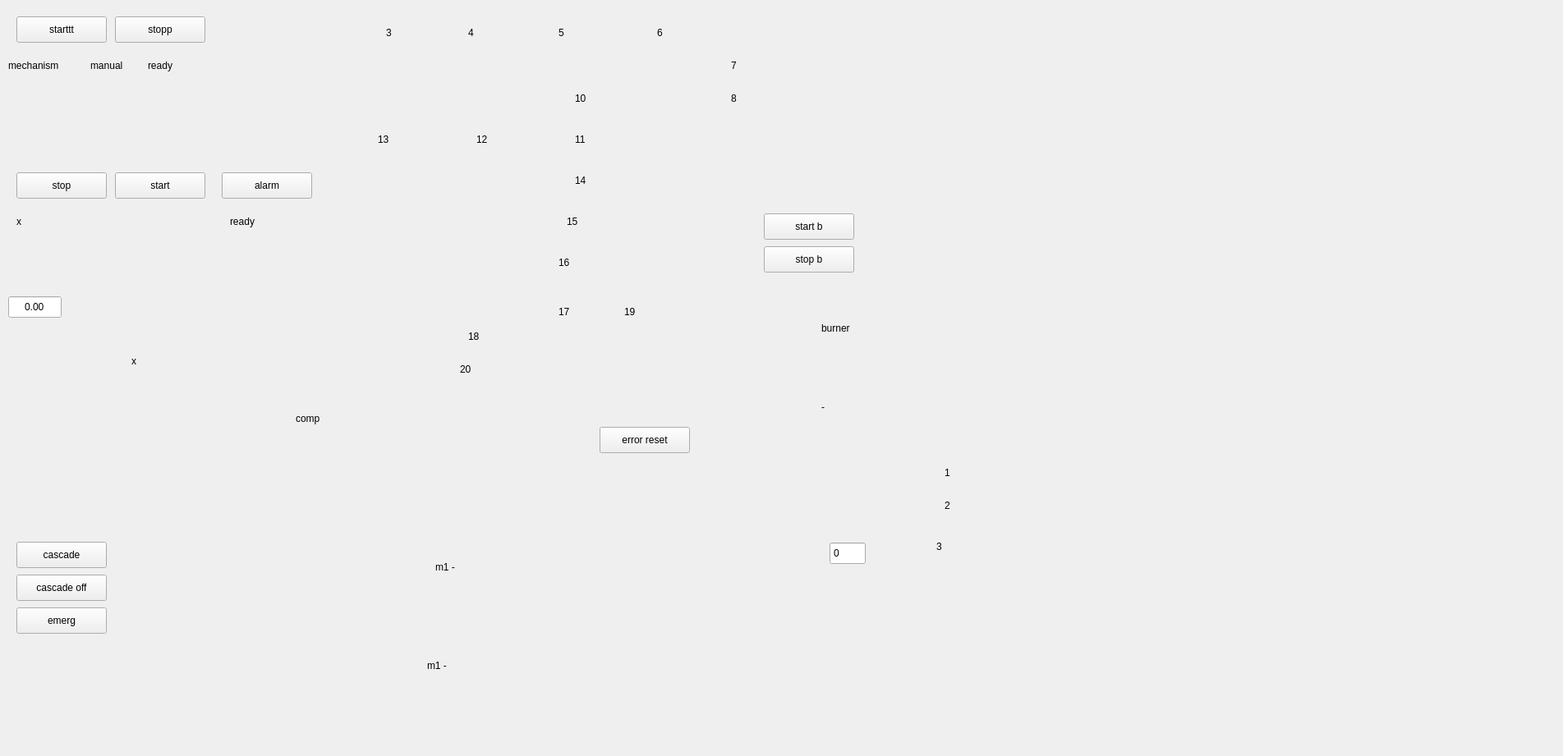
<?xml version="1.0" encoding="UTF-8"?>
<ui version="4.0">
 <class>MainWindow</class>
 <widget class="QMainWindow" name="MainWindow">
  <property name="geometry">
   <rect>
    <x>0</x>
    <y>0</y>
    <width>1903</width>
    <height>921</height>
   </rect>
  </property>
  <property name="windowTitle">
   <string>MainWindow</string>
  </property>
  <property name="styleSheet">
   <string notr="true">QPushButton {
    width: 108px;
    height: 30px;
    min-width: 108px;
    min-height: 30px;
    max-width: 108px;
    max-height: 30px;
    qproperty-sizePolicy: &quot;Fixed&quot;;
}
QPushButton:pressed[style=&quot;start&quot;]
{
	background-color: green;
}
QPushButton:pressed[style=&quot;stop&quot;]
{
	background-color: red;
}
QPushButton[style=&quot;start&quot;] {
	background-color: red;
}</string>
  </property>
  <widget class="QWidget" name="centralwidget">
   <widget class="Animation" name="animation_9">
    <property name="geometry">
     <rect>
      <x>10</x>
      <y>290</y>
      <width>392</width>
      <height>54</height>
     </rect>
    </property>
    <property name="source">
     <url>
      <string>file:///home/ainur/Documents/DEMO/img/images/conveyor.mng</string>
     </url>
    </property>
    <property name="running">
     <bool>false</bool>
    </property>
   </widget>
   <widget class="QPushButton" name="pushButton">
    <property name="geometry">
     <rect>
      <x>20</x>
      <y>210</y>
      <width>110</width>
      <height>32</height>
     </rect>
    </property>
    <property name="text">
     <string>stop</string>
    </property>
   </widget>
   <widget class="QPushButton" name="pushButton_2">
    <property name="geometry">
     <rect>
      <x>140</x>
      <y>210</y>
      <width>110</width>
      <height>32</height>
     </rect>
    </property>
    <property name="text">
     <string>start</string>
    </property>
   </widget>
   <widget class="QPushButton" name="pushButton_3">
    <property name="geometry">
     <rect>
      <x>270</x>
      <y>210</y>
      <width>110</width>
      <height>32</height>
     </rect>
    </property>
    <property name="text">
     <string>alarm</string>
    </property>
    <property name="rsn" stdset="0">
     <number>0</number>
    </property>
   </widget>
   <widget class="QLabel" name="label">
    <property name="geometry">
     <rect>
      <x>20</x>
      <y>260</y>
      <width>66</width>
      <height>19</height>
     </rect>
    </property>
    <property name="text">
     <string>x</string>
    </property>
   </widget>
   <widget class="QLabel" name="label_2">
    <property name="geometry">
     <rect>
      <x>10</x>
      <y>70</y>
      <width>91</width>
      <height>19</height>
     </rect>
    </property>
    <property name="text">
     <string>mechanism</string>
    </property>
   </widget>
   <widget class="QPushButton" name="pushButton_4">
    <property name="geometry">
     <rect>
      <x>20</x>
      <y>20</y>
      <width>110</width>
      <height>32</height>
     </rect>
    </property>
    <property name="text">
     <string>starttt</string>
    </property>
   </widget>
   <widget class="QPushButton" name="pushButton_5">
    <property name="geometry">
     <rect>
      <x>140</x>
      <y>20</y>
      <width>110</width>
      <height>32</height>
     </rect>
    </property>
    <property name="text">
     <string>stopp</string>
    </property>
   </widget>
   <widget class="QLabel" name="label_3">
    <property name="geometry">
     <rect>
      <x>110</x>
      <y>70</y>
      <width>66</width>
      <height>19</height>
     </rect>
    </property>
    <property name="text">
     <string>manual</string>
    </property>
   </widget>
   <widget class="QLabel" name="label_4">
    <property name="geometry">
     <rect>
      <x>280</x>
      <y>260</y>
      <width>66</width>
      <height>19</height>
     </rect>
    </property>
    <property name="text">
     <string>ready</string>
    </property>
   </widget>
   <widget class="QLabel" name="label_5">
    <property name="geometry">
     <rect>
      <x>180</x>
      <y>70</y>
      <width>66</width>
      <height>19</height>
     </rect>
    </property>
    <property name="text">
     <string>ready</string>
    </property>
   </widget>
   <widget class="QPushButton" name="pushButton_6">
    <property name="geometry">
     <rect>
      <x>20</x>
      <y>660</y>
      <width>110</width>
      <height>32</height>
     </rect>
    </property>
    <property name="text">
     <string>cascade</string>
    </property>
   </widget>
   <widget class="QPushButton" name="pushButton_7">
    <property name="geometry">
     <rect>
      <x>20</x>
      <y>700</y>
      <width>110</width>
      <height>32</height>
     </rect>
    </property>
    <property name="text">
     <string>cascade off</string>
    </property>
   </widget>
   <widget class="QPushButton" name="pushButton_8">
    <property name="geometry">
     <rect>
      <x>20</x>
      <y>740</y>
      <width>110</width>
      <height>32</height>
     </rect>
    </property>
    <property name="text">
     <string>emerg</string>
    </property>
   </widget>
   <widget class="QLabel" name="label_6">
    <property name="geometry">
     <rect>
      <x>10</x>
      <y>820</y>
      <width>1001</width>
      <height>51</height>
     </rect>
    </property>
    <property name="text">
     <string/>
    </property>
   </widget>
   <widget class="QLabel" name="label_7">
    <property name="geometry">
     <rect>
      <x>470</x>
      <y>30</y>
      <width>91</width>
      <height>19</height>
     </rect>
    </property>
    <property name="text">
     <string>3</string>
    </property>
   </widget>
   <widget class="QLabel" name="label_8">
    <property name="geometry">
     <rect>
      <x>570</x>
      <y>30</y>
      <width>91</width>
      <height>19</height>
     </rect>
    </property>
    <property name="text">
     <string>4</string>
    </property>
   </widget>
   <widget class="QLabel" name="label_9">
    <property name="geometry">
     <rect>
      <x>680</x>
      <y>30</y>
      <width>91</width>
      <height>19</height>
     </rect>
    </property>
    <property name="text">
     <string>5</string>
    </property>
   </widget>
   <widget class="QLabel" name="label_10">
    <property name="geometry">
     <rect>
      <x>800</x>
      <y>30</y>
      <width>91</width>
      <height>19</height>
     </rect>
    </property>
    <property name="text">
     <string>6</string>
    </property>
   </widget>
   <widget class="QLabel" name="label_11">
    <property name="geometry">
     <rect>
      <x>890</x>
      <y>70</y>
      <width>91</width>
      <height>19</height>
     </rect>
    </property>
    <property name="text">
     <string>7</string>
    </property>
   </widget>
   <widget class="QLabel" name="label_12">
    <property name="geometry">
     <rect>
      <x>890</x>
      <y>110</y>
      <width>91</width>
      <height>19</height>
     </rect>
    </property>
    <property name="text">
     <string>8</string>
    </property>
   </widget>
   <widget class="QLabel" name="label_13">
    <property name="geometry">
     <rect>
      <x>700</x>
      <y>110</y>
      <width>91</width>
      <height>19</height>
     </rect>
    </property>
    <property name="text">
     <string>10</string>
    </property>
   </widget>
   <widget class="QLabel" name="label_14">
    <property name="geometry">
     <rect>
      <x>700</x>
      <y>160</y>
      <width>91</width>
      <height>19</height>
     </rect>
    </property>
    <property name="text">
     <string>11</string>
    </property>
   </widget>
   <widget class="QLabel" name="label_15">
    <property name="geometry">
     <rect>
      <x>580</x>
      <y>160</y>
      <width>91</width>
      <height>19</height>
     </rect>
    </property>
    <property name="text">
     <string>12</string>
    </property>
   </widget>
   <widget class="QLabel" name="label_16">
    <property name="geometry">
     <rect>
      <x>460</x>
      <y>160</y>
      <width>91</width>
      <height>19</height>
     </rect>
    </property>
    <property name="text">
     <string>13</string>
    </property>
   </widget>
   <widget class="QLabel" name="label_17">
    <property name="geometry">
     <rect>
      <x>680</x>
      <y>370</y>
      <width>91</width>
      <height>19</height>
     </rect>
    </property>
    <property name="text">
     <string>17</string>
    </property>
   </widget>
   <widget class="QLabel" name="label_18">
    <property name="geometry">
     <rect>
      <x>760</x>
      <y>370</y>
      <width>91</width>
      <height>19</height>
     </rect>
    </property>
    <property name="text">
     <string>19</string>
    </property>
   </widget>
   <widget class="QLabel" name="label_19">
    <property name="geometry">
     <rect>
      <x>560</x>
      <y>440</y>
      <width>91</width>
      <height>19</height>
     </rect>
    </property>
    <property name="text">
     <string>20</string>
    </property>
   </widget>
   <widget class="QLabel" name="label_20">
    <property name="geometry">
     <rect>
      <x>570</x>
      <y>400</y>
      <width>91</width>
      <height>20</height>
     </rect>
    </property>
    <property name="text">
     <string>18</string>
    </property>
   </widget>
   <widget class="QLabel" name="label_21">
    <property name="geometry">
     <rect>
      <x>360</x>
      <y>500</y>
      <width>91</width>
      <height>19</height>
     </rect>
    </property>
    <property name="text">
     <string>comp</string>
    </property>
   </widget>
   <widget class="QLabel" name="label_22">
    <property name="geometry">
     <rect>
      <x>680</x>
      <y>310</y>
      <width>91</width>
      <height>19</height>
     </rect>
    </property>
    <property name="text">
     <string>16</string>
    </property>
   </widget>
   <widget class="QLabel" name="label_23">
    <property name="geometry">
     <rect>
      <x>690</x>
      <y>260</y>
      <width>91</width>
      <height>19</height>
     </rect>
    </property>
    <property name="text">
     <string>15</string>
    </property>
   </widget>
   <widget class="QLabel" name="label_24">
    <property name="geometry">
     <rect>
      <x>700</x>
      <y>210</y>
      <width>91</width>
      <height>19</height>
     </rect>
    </property>
    <property name="text">
     <string>14</string>
    </property>
   </widget>
   <widget class="QLabel" name="label_25">
    <property name="geometry">
     <rect>
      <x>480</x>
      <y>558</y>
      <width>411</width>
      <height>71</height>
     </rect>
    </property>
    <property name="text">
     <string/>
    </property>
   </widget>
   <widget class="QLabel" name="label_26">
    <property name="geometry">
     <rect>
      <x>160</x>
      <y>370</y>
      <width>231</width>
      <height>19</height>
     </rect>
    </property>
    <property name="text">
     <string/>
    </property>
   </widget>
   <widget class="QLabel" name="label_27">
    <property name="geometry">
     <rect>
      <x>160</x>
      <y>400</y>
      <width>251</width>
      <height>19</height>
     </rect>
    </property>
    <property name="text">
     <string/>
    </property>
   </widget>
   <widget class="QLabel" name="label_28">
    <property name="geometry">
     <rect>
      <x>160</x>
      <y>430</y>
      <width>231</width>
      <height>19</height>
     </rect>
    </property>
    <property name="text">
     <string>x</string>
    </property>
   </widget>
   <widget class="QDoubleSpinBox" name="doubleSpinBox">
    <property name="geometry">
     <rect>
      <x>10</x>
      <y>360</y>
      <width>65</width>
      <height>28</height>
     </rect>
    </property>
    <property name="alignment">
     <set>Qt::AlignCenter</set>
    </property>
    <property name="buttonSymbols">
     <enum>QAbstractSpinBox::NoButtons</enum>
    </property>
   </widget>
   <widget class="QLabel" name="label_29">
    <property name="geometry">
     <rect>
      <x>530</x>
      <y>640</y>
      <width>381</width>
      <height>101</height>
     </rect>
    </property>
    <property name="text">
     <string>m1 - </string>
    </property>
   </widget>
   <widget class="QLabel" name="label_30">
    <property name="geometry">
     <rect>
      <x>520</x>
      <y>760</y>
      <width>311</width>
      <height>101</height>
     </rect>
    </property>
    <property name="text">
     <string>m1 -</string>
    </property>
   </widget>
   <widget class="QPushButton" name="pushButton_9">
    <property name="geometry">
     <rect>
      <x>730</x>
      <y>520</y>
      <width>110</width>
      <height>32</height>
     </rect>
    </property>
    <property name="text">
     <string>error reset</string>
    </property>
   </widget>
   <widget class="QLabel" name="label_31">
    <property name="geometry">
     <rect>
      <x>1000</x>
      <y>390</y>
      <width>66</width>
      <height>19</height>
     </rect>
    </property>
    <property name="text">
     <string>burner</string>
    </property>
   </widget>
   <widget class="QLabel" name="label_32">
    <property name="geometry">
     <rect>
      <x>1000</x>
      <y>440</y>
      <width>311</width>
      <height>111</height>
     </rect>
    </property>
    <property name="text">
     <string>-</string>
    </property>
   </widget>
   <widget class="QPushButton" name="pushButton_10">
    <property name="geometry">
     <rect>
      <x>930</x>
      <y>300</y>
      <width>110</width>
      <height>32</height>
     </rect>
    </property>
    <property name="text">
     <string>stop b</string>
    </property>
   </widget>
   <widget class="QPushButton" name="pushButton_11">
    <property name="geometry">
     <rect>
      <x>930</x>
      <y>260</y>
      <width>110</width>
      <height>32</height>
     </rect>
    </property>
    <property name="text">
     <string>start b</string>
    </property>
   </widget>
   <widget class="QLabel" name="label_33">
    <property name="geometry">
     <rect>
      <x>1150</x>
      <y>560</y>
      <width>111</width>
      <height>31</height>
     </rect>
    </property>
    <property name="text">
     <string>1</string>
    </property>
   </widget>
   <widget class="QLabel" name="label_34">
    <property name="geometry">
     <rect>
      <x>1150</x>
      <y>600</y>
      <width>111</width>
      <height>31</height>
     </rect>
    </property>
    <property name="text">
     <string>2</string>
    </property>
   </widget>
   <widget class="QLabel" name="label_35">
    <property name="geometry">
     <rect>
      <x>1140</x>
      <y>650</y>
      <width>91</width>
      <height>31</height>
     </rect>
    </property>
    <property name="text">
     <string>3</string>
    </property>
   </widget>
   <widget class="QSpinBox" name="spinBox">
    <property name="geometry">
     <rect>
      <x>1010</x>
      <y>660</y>
      <width>44</width>
      <height>28</height>
     </rect>
    </property>
    <property name="buttonSymbols">
     <enum>QAbstractSpinBox::NoButtons</enum>
    </property>
   </widget>
  </widget>
 </widget>
 <customwidgets>
  <customwidget>
   <class>Animation</class>
   <extends>QLabel</extends>
   <header>pygui.animation</header>
   <container>1</container>
  </customwidget>
 </customwidgets>
 <resources/>
 <connections/>
</ui>
